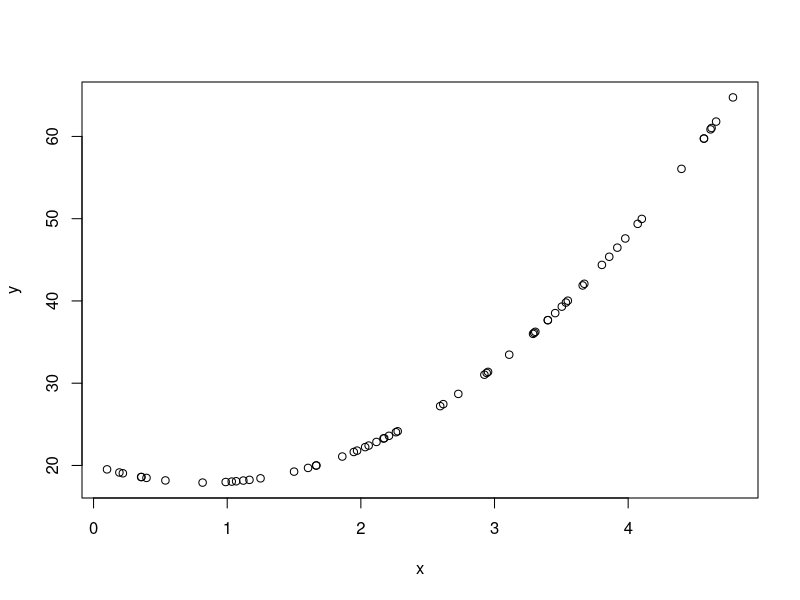
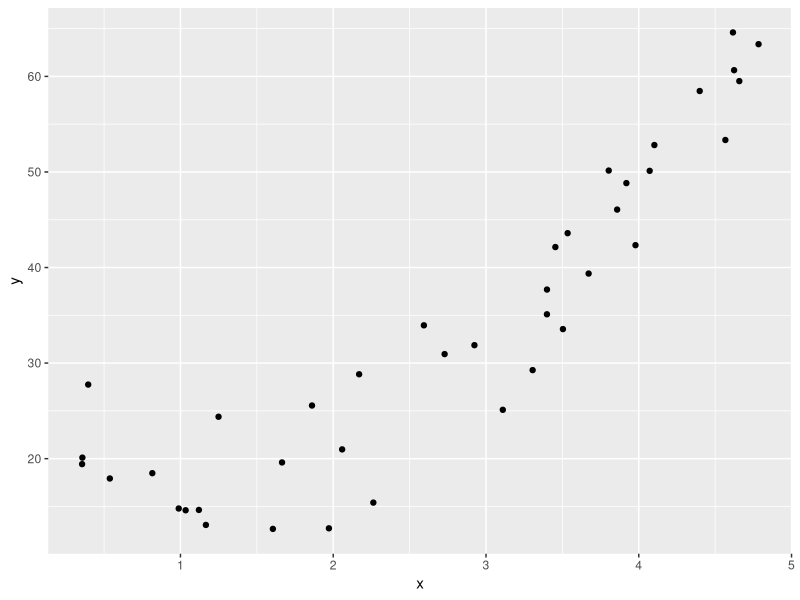
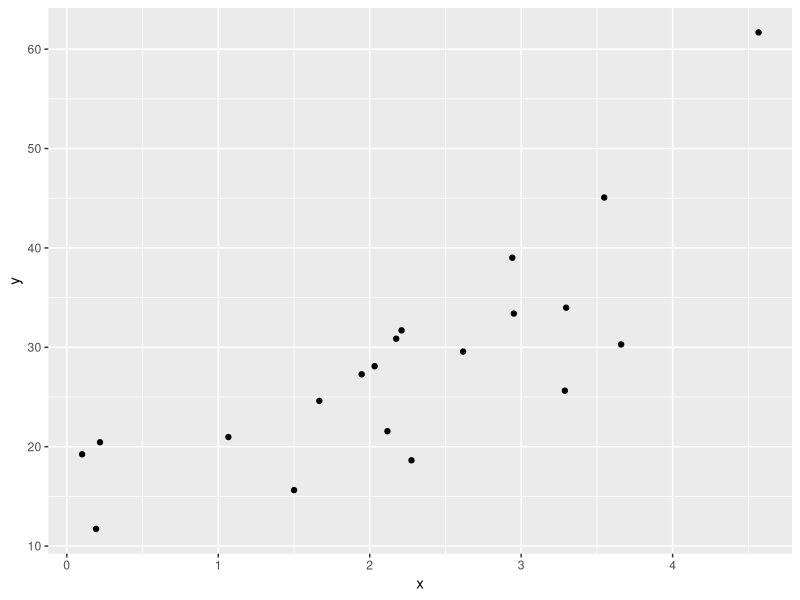
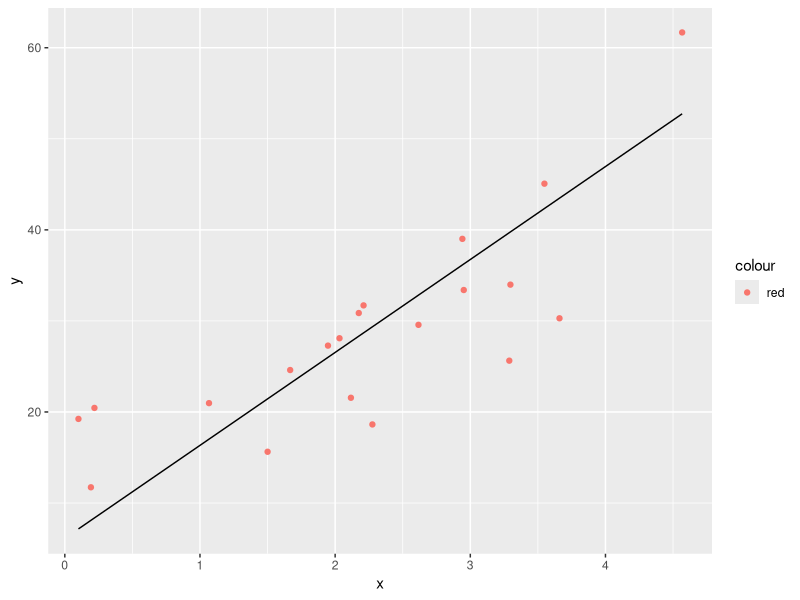
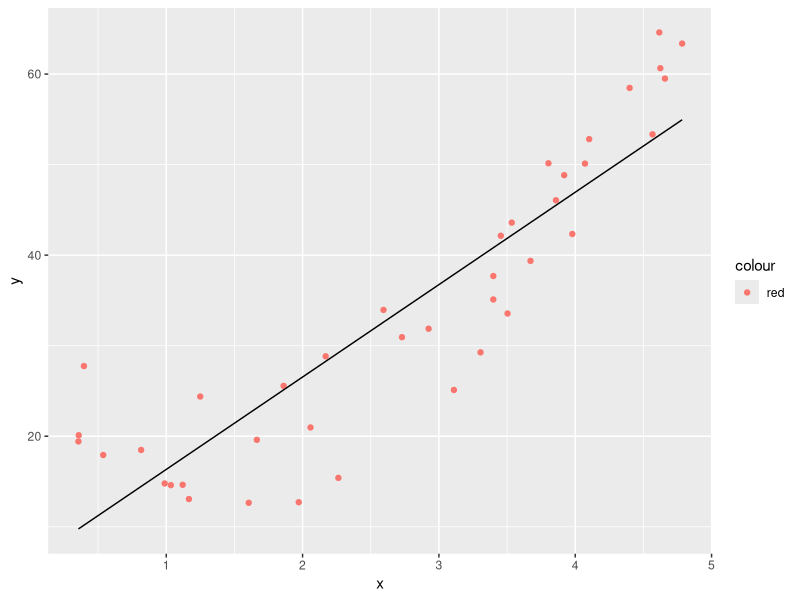
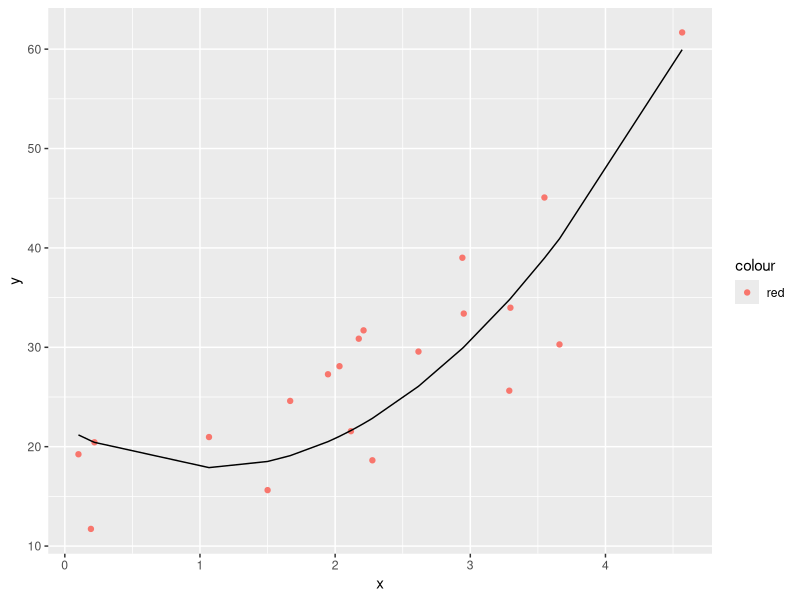
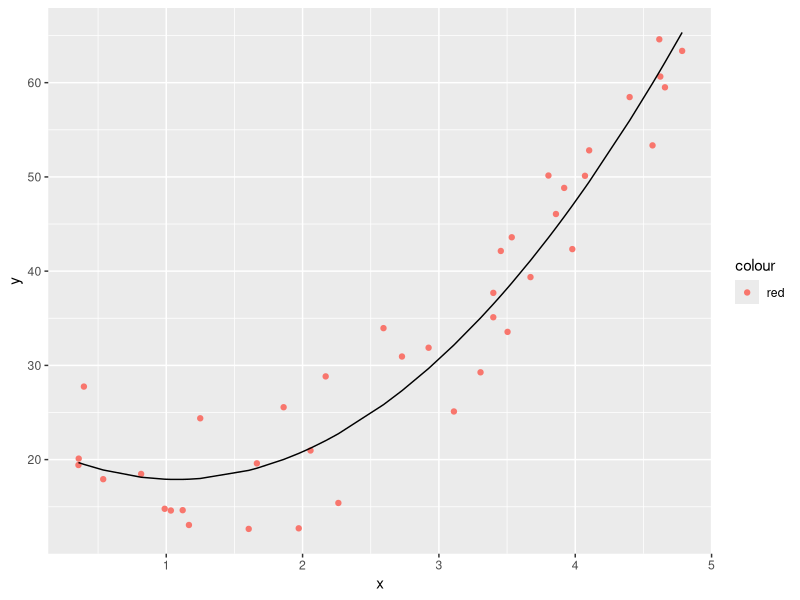
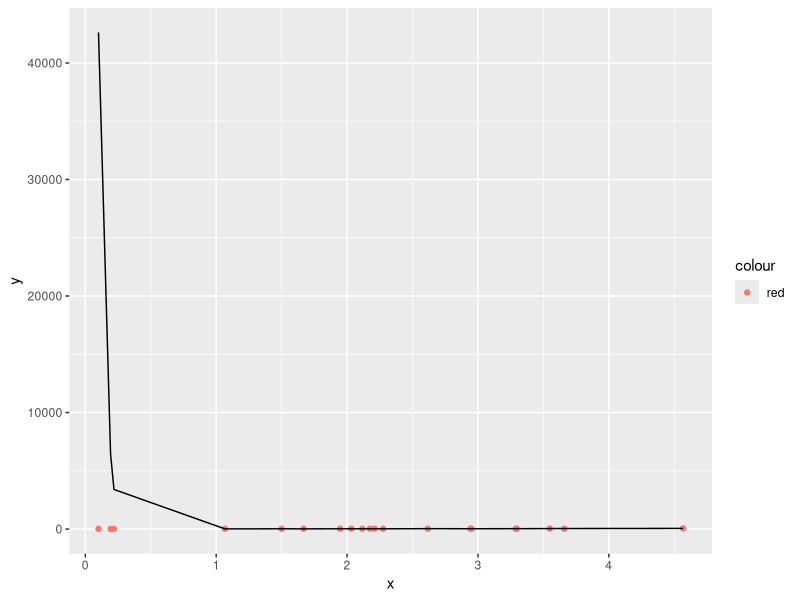

Reproduce these figures in R, in order.
library(tidyverse)
set.seed(101)
x = runif(60,min = 0, max = 5)
y = 3*x^2 -5*x +20
y
e = rnorm(60,0,5);e

data <- data.frame(x = x,
                  y = y)

plot(data)

data[,"y"] = data[,"y"] + e

train = sample.int(nrow(data), size = 40)
length(train)

data.train = data[train,]
data.test = data[-train,]
dim(data.train)
dim(data.test)


ggplot(data.train) +
  geom_point(aes(x,y))

ggplot(data.test) +
  geom_point(aes(x,y))


?glm()
?lm()
model <- lm(y~x, data = data.train )

summary(model)
#?predict()
#plot(model)

predict(model,data.test)

data.fitted.test <- cbind(data.test, prediction = predict(model, data.test))

data.fitted.train <- cbind(data.train, prediction = predict(model, data.train))

data.fitted.train <- data.fitted.train %>% mutate(residual = prediction - y)
summarize(data.fitted.train, sum_res = sum(residual^2))

data.fitted.test <- data.fitted.test %>% mutate(residual = prediction - y)
summarize(data.fitted.test, sum_res = sum(residual^2))

ggplot(data.fitted.test) +
  geom_point(aes(x= x,y = y, colour = "red")) +
  geom_line(aes(x = x, y = prediction))

ggplot(data.fitted.train) +
  geom_point(aes(x= x,y = y, colour = "red")) +
  geom_line(aes(x = x, y = prediction))


#Model 2
model2 <- lm(y~x + I(x^2), data = data.train )
summary(model2)

data.fitted2.test <- cbind(data.test, prediction = predict(model2, data.test))

data.fitted2.train <- cbind(data.train, prediction = predict(model2, data.train))


data.fitted2.train <- data.fitted2.train %>% mutate(residual = prediction - y)
summarize(data.fitted2.train, sum_res = sum(residual^2))

data.fitted2.test <- data.fitted2.test %>% mutate(residual = prediction - y)
summarize(data.fitted2.test, sum_res = sum(residual^2))

ggplot(data.fitted2.test) +
  geom_point(aes(x= x,y = y, colour = "red")) +
  geom_line(aes(x = x, y = prediction))

ggplot(data.fitted2.train) +
  geom_point(aes(x= x,y = y, colour = "red")) +
  geom_line(aes(x = x, y = prediction))


#Model 3 - overfitting

model3 <- lm(y~ poly(x,20), 
             data = data.train )
summary(model3)

data.fitted3.test <- cbind(data.test, prediction = predict(model3, data.test))

data.fitted3.train <- cbind(data.train, prediction = predict(model3, data.train))

data.fitted3.train <- data.fitted3.train %>% mutate(residual = prediction - y)
summarize(data.fitted3.train, sum_res = sum(residual^2))

data.fitted3.test <- data.fitted3.test %>% mutate(residual = prediction - y)
summarize(data.fitted3.test, sum_res = sum(residual^2))

ggplot(data.fitted3.test) +
  geom_point(aes(x= x,y = y, colour = "red")) +
  geom_line(aes(x = x, y = prediction))

ggplot(data.fitted3.train) +
  geom_point(aes(x= x,y = y, colour = "red")) +
  geom_line(aes(x = x, y = prediction))

model3$coefficients

       
